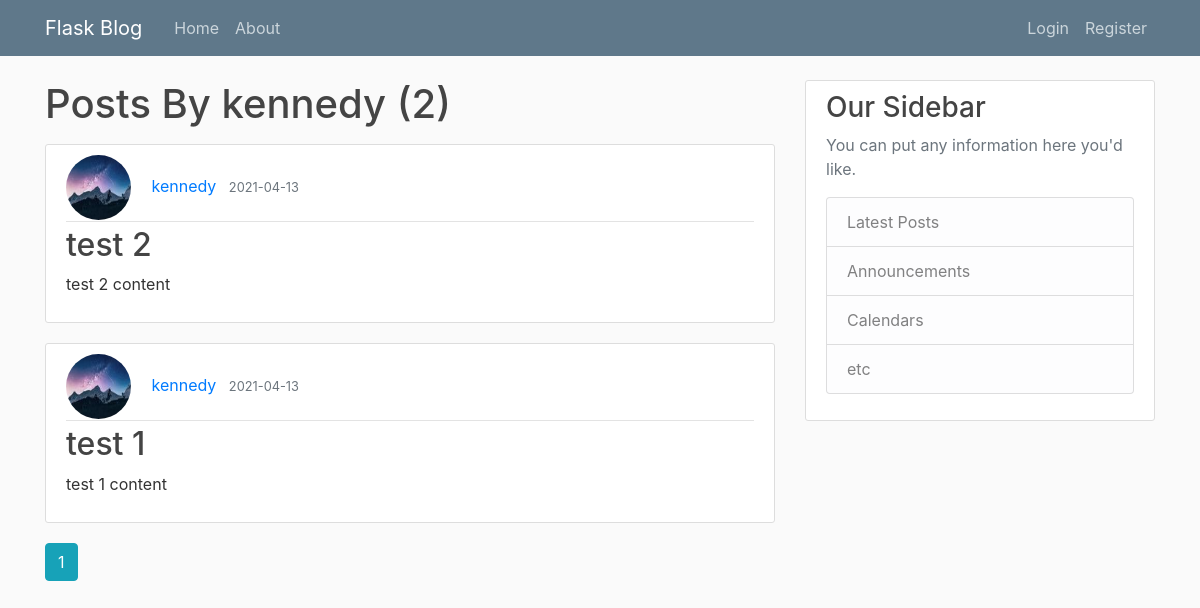
Page /user/kennedy on the earlier database version.
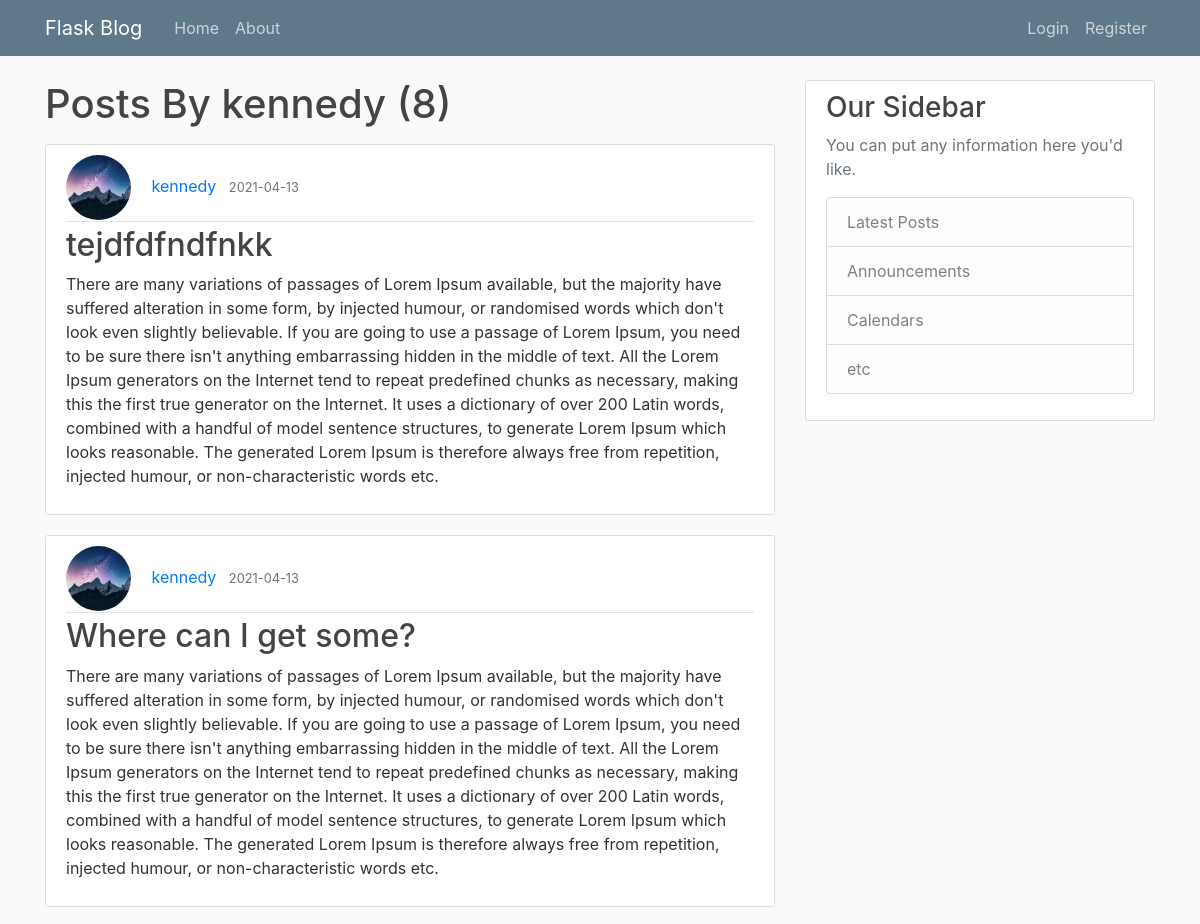
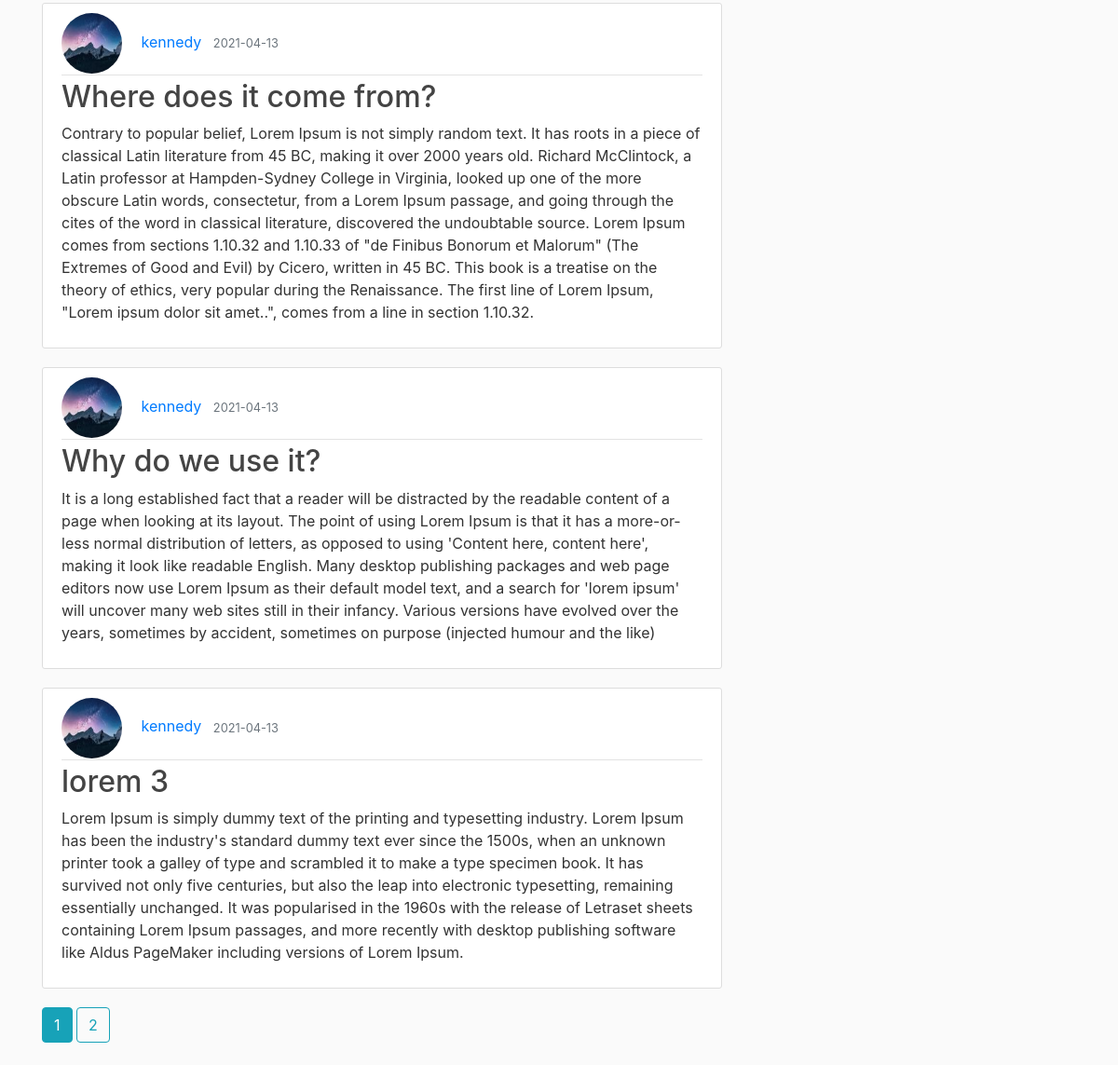
Same page on the later database version (2 pictures, top to bottom).
### models.py (models this page shows, shortened)
class User(db.Model,UserMixin):
    id = db.Column(db.Integer, primary_key=True)
    username = db.Column(db.String(20), unique=True, nullable=False)
    email = db.Column(db.String(120), unique=True, nullable=False)
    image_file = db.Column(db.String(20), nullable=False, default='default.jpg')
    password = db.Column(db.String(60), nullable=False)
    posts = db.relationship('Post', backref='author', lazy=True)

class Post(db.Model):
    id = db.Column(db.Integer, primary_key=True)
    title = db.Column(db.String(100), nullable=False)
    date_posted = db.Column(db.DateTime, nullable=False, default=datetime.utcnow)
    content = db.Column(db.Text, nullable=False)
    user_id = db.Column(db.Integer, db.ForeignKey('user.id'), nullable=False)

### app.py (the view)
@app.route("/user/<string:username>")
def user_posts(username):
    page = request.args.get('page', 1, type=int)
    user = User.query.filter_by(username=username).first_or_404()
    post = Post.query.filter_by(author=user)\
        .order_by(Post.date_posted.desc())\
        .paginate(per_page=5, page=page)
    return render_template('user_post.html', posts=post,user=user)

### templates/user_post.html
{% extends "layout.html" %}
{% block content %}
    <h1 class="mb-3">Posts By {{ user.username }} ({{ posts.total }})</h1>
    {% for post in posts.items %}
        <article class="media content-section">
            <div class="media-body">
                <div class="article-metadata">
                    <img class="rounded-circle article-img" src="{{ url_for('static',filename='profile_pics/'+ post.author.image_file) }}">
                    <a class="mr-2" href="{{ url_for('user_posts',username=post.author.username) }}">{{ post.author.username }}</a>
                    <small class="text-muted">{{ post.date_posted.strftime('%Y-%m-%d') }}</small>
                </div>
                <h2><a class="article-title" href="{{ url_for('post',post_id=post.id) }}">{{ post.title }}</a></h2>
                <p class="article-content">{{ post.content }}</p>
            </div>
        </article>
    {% endfor %}
    {% for page_num in posts.iter_pages(left_edge=1,right_edge=1,left_current=1,right_current=2) %}
        {% if page_num %}
            {% if posts.page ==page_num %}
            <a class="btn btn-info mb-4" href="{{ url_for('user_posts',username =user.username,page=page_num) }}">{{ page_num }}</a>
            {% else %}
            <a class="btn btn-outline-info mb-4" href="{{ url_for('user_posts',username =user.username,page=page_num) }}">{{ page_num }}</a>
            {% endif %}
        {% else %}
            .....
        {% endif %}
    {% endfor %}
{% endblock content %}

### templates/layout.html (shortened to what this page needs)
<!DOCTYPE html>
<html lang="en">
<head>
    <link rel="stylesheet" href="https://maxcdn.bootstrapcdn.com/bootstrap/4.0.0/css/bootstrap.min.css"
>
    <link rel="stylesheet" type="text/css" href="{{ url_for('static',filename='main.css') }}">
</head>
<body>
<header class="site-header">
    <nav class="navbar navbar-expand-md navbar-dark bg-steel fixed-top">
        <div class="container">
            <a class="navbar-brand mr-4" href="/">Flask Blog</a>
            <div class="collapse navbar-collapse" id="navbarToggle">
                <div class="navbar-nav mr-auto">
                    <a class="nav-item nav-link" href="{{ url_for('home') }}">Home</a>
                    <a class="nav-item nav-link" href="{{ url_for('about') }}">About</a>
                </div>
                <div class="navbar-nav">
                    {% if current_user.is_authenticated %}
                        <a class="nav-item nav-link" href="{{ url_for('new_post') }}">New Post</a>
                        <a class="nav-item nav-link" href="{{ url_for('account') }}">Account</a>
                        <a class="nav-item nav-link" href="{{ url_for('logout') }}">Logout</a>
                    {% else %}
                        <a class="nav-item nav-link" href="{{ url_for('login') }}">Login</a>
                        <a class="nav-item nav-link" href="{{ url_for('register') }}">Register</a>
                    {% endif %}
                </div>
            </div>
        </div>
    </nav>
</header>
<main role="main" class="container">
    <div class="row">
        <div class="col-md-8">
            {% block content %}{% endblock %}
        </div>
        <div class="col-md-4">
            <div class="content-section">
                <h3>Our Sidebar</h3>
                <p class='text-muted'>You can put any information here you'd like.
                <ul class="list-group">
                    <li class="list-group-item list-group-item-light">Latest Posts</li>
                    <li class="list-group-item list-group-item-light">Announcements</li>
                    <li class="list-group-item list-group-item-light">Calendars</li>
                    <li class="list-group-item list-group-item-light">etc</li>
                </ul>
                </p>
            </div>
        </div>
    </div>
</main>
</body>
</html>

### static/main.css (style rules this page uses)
body { background: #fafafa; color: #333333; margin-top: 5rem; }
h1, h2, h3, h4, h5, h6 { color: #444444; }
.bg-steel { background-color: #5f788a; }
.site-header .navbar-nav .nav-link { color: #cbd5db; }
.content-section { background: #ffffff; padding: 10px 20px; border: 1px solid #dddddd; border-radius: 3px; margin-bottom: 20px; }
.article-title { color: #444444; }
.article-content { white-space: pre-line; }
.article-img { height: 65px; width: 65px; margin-right: 16px; }
.article-metadata { padding-bottom: 1px; margin-bottom: 4px; border-bottom: 1px solid #e3e3e3 }

Differences in the rows shown:
no longer on this page (row unchanged): Post: image_file (picture), author.username "kennedy", date_posted "2021-04-13", title "test 2", content "test 2 content"
no longer on this page (row unchanged): Post: image_file (picture), author.username "kennedy", date_posted "2021-04-13", title "test 1", content "test 1 content"
added Post: image_file (picture), author.username "kennedy", date_posted "2021-04-13", title "tejdfdfndfnkk", content "There are many variations of passages of Lorem Ipsum available, but the majority have suffered alteration in some form, by injected humour, or randomised words which don't look even slightly believable. If you are going to use a passage of Lorem Ipsum, you need to be sure there isn't anything embarrassing hidden in the middle of text. All the Lorem Ipsum generators on the Internet tend to repeat predefined chunks as necessary, making this the first true generator on the Internet. It uses a dictionary of over 200 Latin words, combined with a handful of model sentence structures, to generate Lorem Ipsum which looks reasonable. The generated Lorem Ipsum is therefore always free from…"
added Post: image_file (picture), author.username "kennedy", date_posted "2021-04-13", title "Where can I get some?", content "There are many variations of passages of Lorem Ipsum available, but the majority have suffered alteration in some form, by injected humour, or randomised words which don't look even slightly believable. If you are going to use a passage of Lorem Ipsum, you need to be sure there isn't anything embarrassing hidden in the middle of text. All the Lorem Ipsum generators on the Internet tend to repeat predefined chunks as necessary, making this the first true generator on the Internet. It uses a dictionary of over 200 Latin words, combined with a handful of model sentence structures, to generate Lorem Ipsum which looks reasonable. The generated Lorem Ipsum is therefore always free from…"
added Post: image_file (picture), author.username "kennedy", date_posted "2021-04-13", title "Where does it come from?", content "Contrary to popular belief, Lorem Ipsum is not simply random text. It has roots in a piece of classical Latin literature from 45 BC, making it over 2000 years old. Richard McClintock, a Latin professor at Hampden-Sydney College in Virginia, looked up one of the more obscure Latin words, consectetur, from a Lorem Ipsum passage, and going through the cites of the word in classical literature, discovered the undoubtable source. Lorem Ipsum comes from sections 1.10.32 and 1.10.33 of \"de Finibus Bonorum et Malorum\" (The Extremes of Good and Evil) by Cicero, written in 45 BC. This book is a treatise on the theory of ethics, very popular during the Renaissance. The first line of Lorem Ipsum,…"
added Post: image_file (picture), author.username "kennedy", date_posted "2021-04-13", title "Why do we use it?", content "It is a long established fact that a reader will be distracted by the readable content of a page when looking at its layout. The point of using Lorem Ipsum is that it has a more-or-less normal distribution of letters, as opposed to using 'Content here, content here', making it look like readable English. Many desktop publishing packages and web page editors now use Lorem Ipsum as their default model text, and a search for 'lorem ipsum' will uncover many web sites still in their infancy. Various versions have evolved over the years, sometimes by accident, sometimes on purpose (injected humour and the like)"
added Post: image_file (picture), author.username "kennedy", date_posted "2021-04-13", title "lorem 3", content "Lorem Ipsum is simply dummy text of the printing and typesetting industry. Lorem Ipsum has been the industry's standard dummy text ever since the 1500s, when an unknown printer took a galley of type and scrambled it to make a type specimen book. It has survived not only five centuries, but also the leap into electronic typesetting, remaining essentially unchanged. It was popularised in the 1960s with the release of Letraset sheets containing Lorem Ipsum passages, and more recently with desktop publishing software like Aldus PageMaker including versions of Lorem Ipsum."
Other differences:
{{ posts.total }}: "2" → "8"
new list line: "2"
